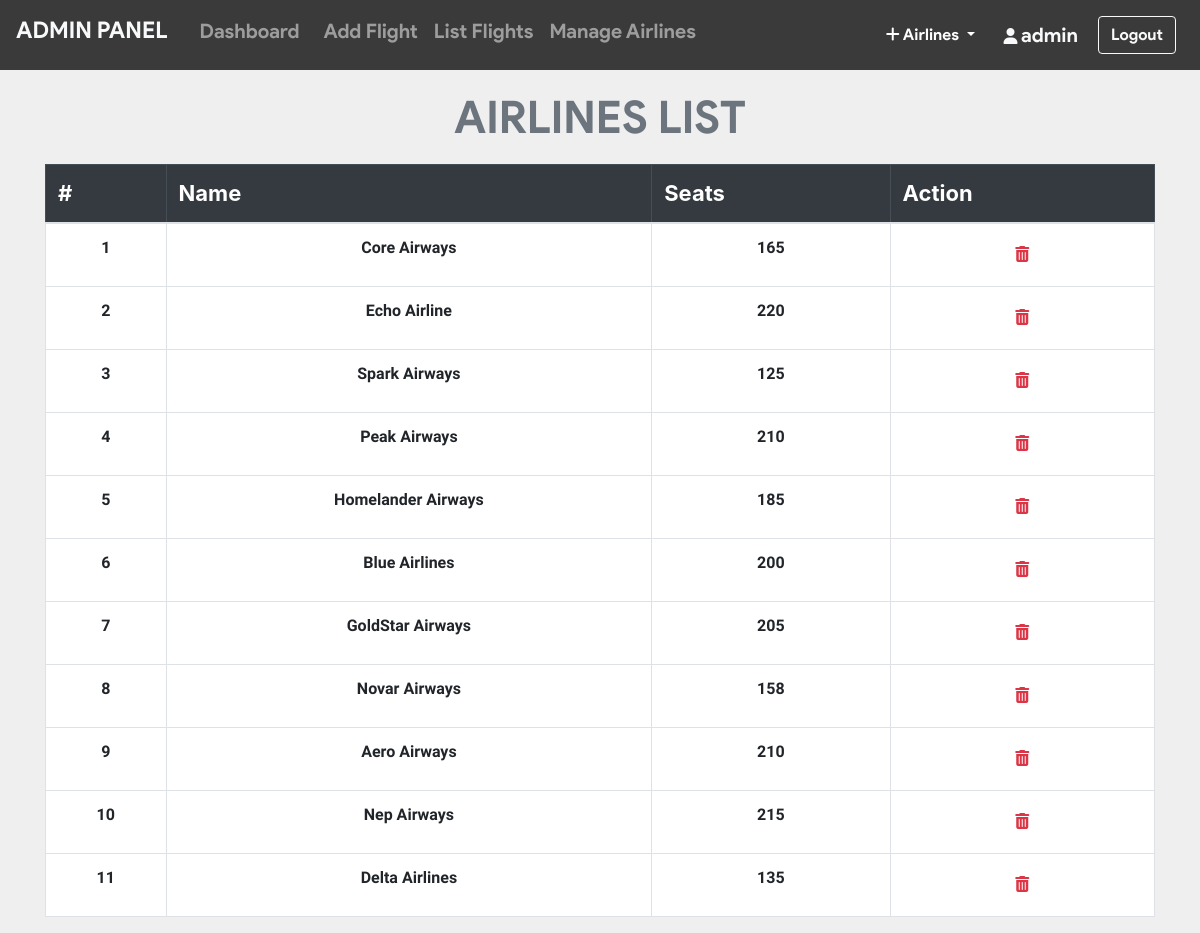
Page /admin/list_airlines.php (signed in) on the committed database.
### tables this page shows
CREATE TABLE `airline` (
  `airline_id` int(11) NOT NULL AUTO_INCREMENT,
  `name` varchar(20) NOT NULL,
  `seats` int(11) NOT NULL,
  PRIMARY KEY (`airline_id`)
);

### admin/list_airlines.php (the view, shortened to what this page needs)
<?php include_once 'header.php'; ?>
<?php include_once 'footer.php';
require '../helpers/init_conn_db.php';?>
    <main>
        <?php if(isset($_SESSION['adminId'])) { ?>
          <div class="container-md mt-2">
            <h1 class="display-4 text-center text-secondary"
              >AIRLINES LIST</h1>
            <table class="table table-bordered">
              <thead class="table-dark">
                <tr>
                  <th scope="col">#</th>
                  <th scope="col">Name</th>
                  <th scope="col">Seats</th>
                  <th scope="col">Action</th>
                </tr>
              </thead>
              <tbody>
                <?php
                $cnt=1;
                $sql = 'SELECT * FROM airline ORDER BY airline_id ASC';
                $stmt = mysqli_stmt_init($conn);
                mysqli_stmt_prepare($stmt,$sql);
                mysqli_stmt_execute($stmt);
                $result = mysqli_stmt_get_result($stmt);
                while ($row = mysqli_fetch_assoc($result)) {
                  echo "
                  <tr class='text-center'>
                    <td scope='row'>".$cnt." </a> </td>
                    <td>".$row['name']."</td>
                    <td>".$row['seats']."</td>
                    <td>
                    <form action='list_airlines.php' method='post'>
                      <input name='airline_id' type='hidden' value=".$row['airline_id'].">
                      <button  class='btn' type='submit' name='del_airlines'>
                      <i class='text-danger fa fa-trash'></i></button>
                    </form>
                    </td>
                  </tr>
                  ";
               $cnt++; }
                ?>
              </tbody>
            </table>
          </div>
        <?php } ?>
    </main>

### admin/header.php (shortened to what this page needs)
<!doctype html>
<html lang="en">
    <head>
        <link rel="stylesheet" href="https://stackpath.bootstrapcdn.com/font-awesome/4.7.0/css/font-awesome.min.css">
        <link rel="stylesheet" href="https://stackpath.bootstrapcdn.com/bootstrap/4.5.2/css/bootstrap.min.css">
    </head>
    <body>
        <nav class="navbar navbar-custom navbar-expand-lg navbar-dark">
          <a class="navbar-brand text-light" href="index.php"><h4>ADMIN PANEL</h4></a>
        <div class="collapse navbar-collapse" id="navbarSupportedContent">
          <?php
              if(isset($_SESSION['adminId'])) { ?>
                <ul class="navbar-nav mr-auto">
                <li class="nav-item">
                    <a class="nav-link" href="index.php">
                      <h5 class="ml-2"> Dashboard</h5>
                    </a>
                  </li>
                  <li class="nav-item">
                    <a class="nav-link" href="flight.php">
                      <h5 class="ml-2"> Add Flight</h5>
                    </a>
                  </li>
                  <li class="nav-item">
                    <a class="nav-link" href="all_flights.php">
                      <h5>List Flights</h5>
                    </a>
                  </li>
                  <li class="nav-item">
                    <a class="nav-link" href="list_airlines.php">
                      <h5>Manage Airlines</h5>
                    </a>
                  </li>
                </ul>
                <ul class="nav navbar-nav navbar-right">
                  <li class="nav-item">
                    <div class="dropdown mt-2">
                      <button class="btn bg-transparent dropdown-toggle text-white" type="button"
                        id="dropdownMenuButton" data-toggle="dropdown"
                          aria-haspopup="true" aria-expanded="false">
                        <i class="fa fa-plus text-white"></i> Airlines </td>
                      </button>
                    </div>
                  </li>
                  <li class="nav-item  p-1 border-light ">
                      <a class="nav-link" href="">
                          <i class="ml-1 fa fa-user text-light"></i>
                          <span class="nav_link text-light"
                            style="font-size: 20px;">
                          <?php echo  $_SESSION['adminUname']; ?>
                          </span>
                      </a>
                  </li>
                </ul>
                <form action="../includes/logout.inc.php" method="POST">
                <button class="btn btn-outline-light m-2" type="submit">
                    Logout </button>
                </form>
            </div>
            <?php } ?>
        </nav>

### admin/footer.php (shortened to what this page needs)
  </body>
</html>

### admin/header.php (style rules this page uses)
.navbar-custom { background-color: #3a3a3a; font-family: 'product sans', cursive; }
h4 { font-size: 23px !important; }

### admin/list_airlines.php (style rules this page uses)
table { background-color: white; }
h1 { margin-top: 20px; margin-bottom: 20px; font-family: 'product sans'; font-size: 45px !important; font-weight: lighter; }
body { background-color: #efefef; }
th { font-size: 22px; }
td { margin-top: 10px !important; font-size: 16px; font-weight: bold; font-family: 'Assistant', sans-serif !important; }

### rows in the picture
airline: name "Core Airways", seats "165"
airline: name "Echo Airline", seats "220"
airline: name "Spark Airways", seats "125"
airline: name "Peak Airways", seats "210"
airline: name "Homelander Airways", seats "185"
airline: name "Blue Airlines", seats "200"
airline: name "GoldStar Airways", seats "205"
airline: name "Novar Airways", seats "158"
airline: name "Aero Airways", seats "210"
airline: name "Nep Airways", seats "215"
airline: name "Delta Airlines", seats "135"

### other values in the picture
$_SESSION['adminUname'] "admin"
